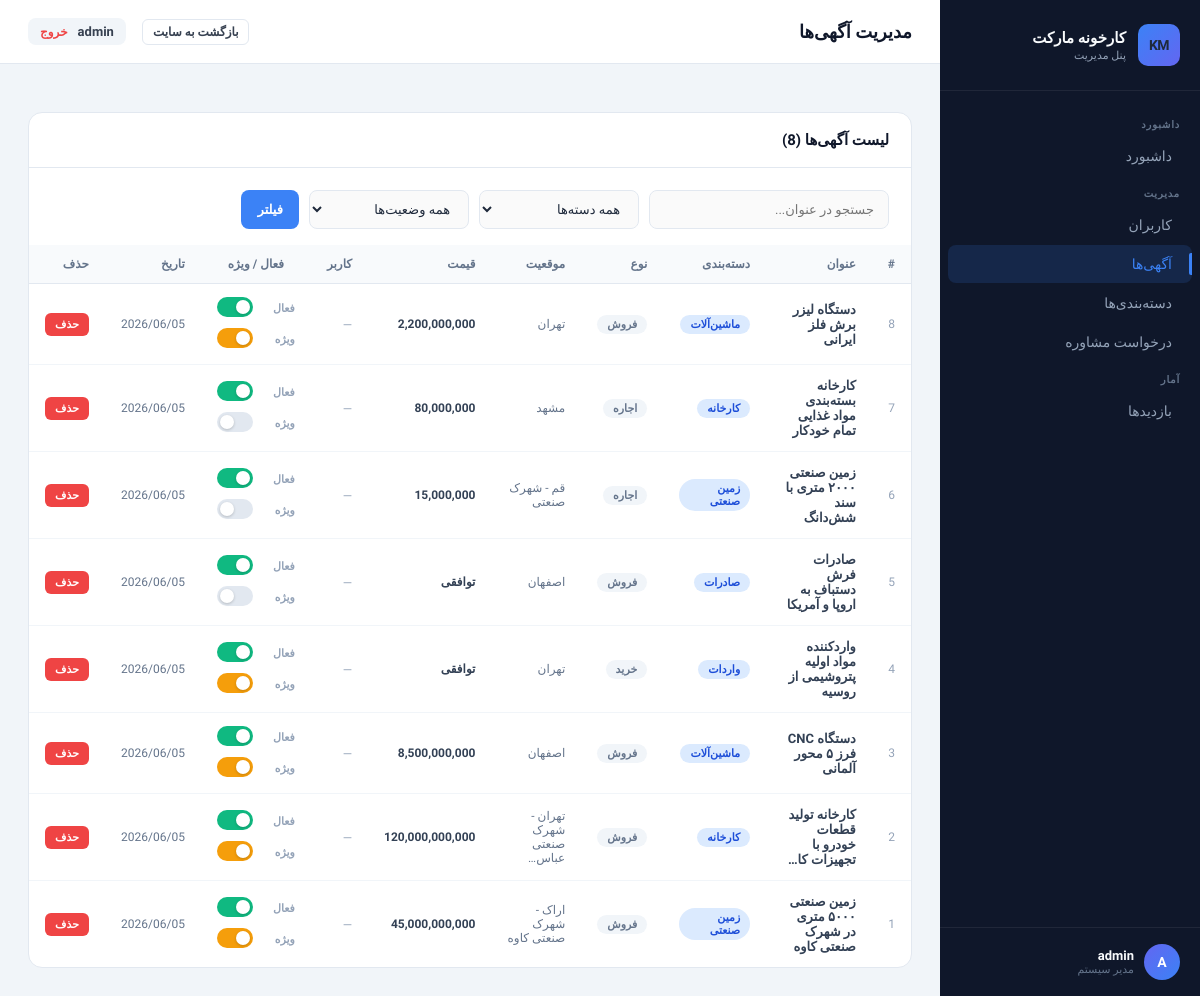
Page /myadmin/listings/ (signed in) on the committed database.
### core/models.py (models this page shows, shortened)
class Listing(models.Model):
    title = models.CharField(max_length=200, verbose_name='عنوان')
    category = models.CharField(max_length=20, choices=CATEGORY_CHOICES, verbose_name='دسته‌بندی')
    status = models.CharField(max_length=10, choices=STATUS_CHOICES, default='sale', verbose_name='نوع آگهی')
    description = models.TextField(verbose_name='توضیحات')
    price = models.BigIntegerField(null=True, blank=True, verbose_name='قیمت (تومان)')
    area = models.FloatField(null=True, blank=True, verbose_name='مساحت (متر مربع)')
    location = models.CharField(max_length=200, verbose_name='موقعیت')
    image = models.ImageField(upload_to='listings/', null=True, blank=True, verbose_name='تصویر')
    contact = models.CharField(max_length=50, verbose_name='تلفن تماس')
    owner = models.ForeignKey(User, on_delete=models.SET_NULL, null=True, blank=True, related_name='listings', verbose_name='کاربر')
    created_at = models.DateTimeField(auto_now_add=True)
    is_featured = models.BooleanField(default=False, verbose_name='ویژه')
    is_active = models.BooleanField(default=True, verbose_name='فعال')
    class Meta:
        verbose_name = 'آگهی'
        verbose_name_plural = 'آگهی‌ها'
        ordering = ['-created_at']
    def formatted_price(self):
        if self.price:
            return f"{self.price:,}"
        return 'توافقی'

### panel/views.py (the view)
# urls.py: path('listings/', views.listings_list, name='panel_listings'),
@staff_member_required(login_url='/auth/login/')
def listings_list(request):
    q = request.GET.get('q', '')
    cat = request.GET.get('cat', '')
    status_filter = request.GET.get('status', '')
    listings = Listing.objects.select_related('owner').order_by('-created_at')
    if q:
        listings = listings.filter(title__icontains=q)
    if cat:
        listings = listings.filter(category=cat)
    if status_filter == 'active':
        listings = listings.filter(is_active=True)
    elif status_filter == 'inactive':
        listings = listings.filter(is_active=False)
    elif status_filter == 'featured':
        listings = listings.filter(is_featured=True)
    categories = CATEGORY_CHOICES
    return render(request, 'panel/listings.html', {
        'listings': listings, 'q': q, 'cat': cat,
        'status_filter': status_filter, 'categories': categories,
    })

### panel/templates/panel/listings.html (shortened to what this page needs)
{% extends 'panel/base.html' %}
{% block page_title %}مدیریت آگهی‌ها{% endblock %}
{% block active_listings %}active{% endblock %}
{% block content %}
<div class="card">
  <div class="card-header">
    <h3>لیست آگهی‌ها ({{ listings|length }})</h3>
  </div>
  <div class="card-body" style="padding-bottom:0;">
    <form method="get">
      <div style="display:flex; flex-wrap:wrap; gap:10px; margin-bottom:16px;">
        <input type="text" name="q" value="{{ q }}" class="form-control" style="max-width:240px;" placeholder="جستجو در عنوان...">
        <select name="cat" class="form-control" style="max-width:160px;">
          <option value="">همه دسته‌ها</option>
        </select>
        <select name="status" class="form-control" style="max-width:160px;">
          <option value="">همه وضعیت‌ها</option>
        </select>
        <button type="submit" class="btn btn-primary">فیلتر</button>
      </div>
    </form>
  </div>
  <div class="table-wrap">
    <table>
      <thead>
        <tr>
          <th>#</th>
          <th>عنوان</th>
          <th>دسته‌بندی</th>
          <th>نوع</th>
          <th>موقعیت</th>
          <th>قیمت</th>
          <th>کاربر</th>
          <th style="text-align:center; min-width:110px;">فعال / ویژه</th>
          <th>تاریخ</th>
          <th>حذف</th>
        </tr>
      </thead>
      <tbody>
        {% for listing in listings %}
        <tr>
          <td style="color:#94A3B8; font-size:12px;">{{ listing.pk }}</td>
          <td style="font-weight:600; max-width:200px;">{{ listing.title|truncatechars:40 }}</td>
          <td><span class="badge badge-blue">{{ listing.get_category_display }}</span></td>
          <td><span class="badge badge-gray">{{ listing.get_status_display }}</span></td>
          <td style="font-size:12px; color:#64748B;">{{ listing.location|truncatechars:25 }}</td>
          <td style="font-size:12px; font-weight:600;">{{ listing.formatted_price }}</td>
          <td>
            {% if listing.owner %}
            <a href="/myadmin/users/{{ listing.owner.pk }}/" style="color:#3B82F6; text-decoration:none; font-size:12px;">{{ listing.owner.username }}</a>
            {% else %}<span style="color:#94A3B8; font-size:12px;">—</span>{% endif %}
          </td>
          <td style="text-align:center;">
            <div class="toggle-wrap">
              <div class="toggle-row">
                <span class="toggle-label">فعال</span>
                <form method="post" action="/myadmin/listings/{{ listing.pk }}/action/" style="display:inline;">
                  <label class="toggle" title="{% if listing.is_active %}غیرفعال کردن{% else %}فعال کردن{% endif %}">
                    <span class="toggle-slider"></span>
                  </label>
                </form>
              </div>
              <div class="toggle-row">
                <span class="toggle-label">ویژه</span>
                <form method="post" action="/myadmin/listings/{{ listing.pk }}/action/" style="display:inline;">
                  <label class="toggle" title="{% if listing.is_featured %}حذف ویژه{% else %}ویژه کردن{% endif %}">
                    <span class="toggle-slider is-featured-slider"></span>
                  </label>
                </form>
              </div>
            </div>
          </td>
          <td style="font-size:12px; color:#64748B;">{{ listing.created_at|date:"Y/m/d" }}</td>
          <td>
            <form method="post" action="/myadmin/listings/{{ listing.pk }}/action/" onsubmit="return confirm('حذف شود؟')">
              <button type="submit" class="btn btn-sm btn-danger" style="padding:5px 10px; font-size:11px;">حذف</button>
            </form>
          </td>
        </tr>
        {% empty %}
        <tr><td colspan="10" style="text-align:center; color:#94A3B8; padding:30px;">آگهی‌ای یافت نشد</td></tr>
        {% endfor %}
      </tbody>
    </table>
  </div>
</div>
{% endblock %}

### panel/templates/panel/base.html (shortened to what this page needs)
<!DOCTYPE html>
<html lang="fa" dir="rtl">
<head>
</head>
<body>
  <div class="sidebar" id="sidebar">
    <div class="sidebar-brand">
      <div class="brand-icon" style="font-size:14px;font-weight:800;letter-spacing:-0.5px;">KM</div>
      <div class="brand-text">
        <h2>کارخونه مارکت</h2>
        <p>پنل مدیریت</p>
      </div>
    </div>
    <nav class="sidebar-nav">
      <div class="nav-section-title">داشبورد</div>
      <a href="/myadmin/" class="nav-item {% block active_dashboard %}{% endblock %}">داشبورد</a>
      <div class="nav-section-title">مدیریت</div>
      <a href="/myadmin/users/" class="nav-item {% block active_users %}{% endblock %}">کاربران</a>
      <a href="/myadmin/listings/" class="nav-item {% block active_listings %}{% endblock %}">آگهی‌ها</a>
      <a href="/myadmin/categories/" class="nav-item {% block active_categories %}{% endblock %}">دسته‌بندی‌ها</a>
      <a href="/myadmin/consultations/" class="nav-item {% block active_consultations %}{% endblock %}">درخواست مشاوره</a>
      <div class="nav-section-title">آمار</div>
      <a href="/myadmin/visits/" class="nav-item {% block active_visits %}{% endblock %}">بازدیدها</a>
    </nav>
    <div class="sidebar-footer">
      <div class="admin-info">
        <div class="admin-avatar">{{ request.user.username|first|upper }}</div>
        <div>
          <div class="admin-name">{{ request.user.get_full_name|default:request.user.username }}</div>
          <div class="admin-role">مدیر سیستم</div>
        </div>
      </div>
    </div>
  </div>
  <div class="main-content">
    <div class="topbar">
      <div style="display:flex; align-items:center; gap:14px;">
        <div class="topbar-title">
          <h1>{% block page_title %}داشبورد{% endblock %}</h1>
        </div>
      </div>
      <div class="topbar-actions">
        <a href="/" class="btn btn-outline btn-sm">بازگشت به سایت</a>
        <div class="topbar-user">
          <span>{{ request.user.username }}</span>
          <a href="/auth/logout/" style="color:var(--danger); font-size:12px; font-weight:600; text-decoration:none;">خروج</a>
        </div>
      </div>
    </div>
    <div class="page-body">
      {% block content %}{% endblock %}
    </div>
  </div>
</body>
</html>

### panel/templates/panel/listings.html (style rules this page uses)
.toggle-wrap { display:flex; flex-direction:column; gap:8px; }
.toggle-row { display:flex; align-items:center; justify-content:space-between; gap:10px; font-size:12px; color:#64748B; }
.toggle-label { font-size:11px; font-weight:600; color:#94A3B8; white-space:nowrap; }
.toggle { position:relative; display:inline-block; width:36px; height:20px; flex-shrink:0; }
.toggle-slider { position:absolute; cursor:pointer; top:0; left:0; right:0; bottom:0; background:#E2E8F0; border-radius:20px; transition:0.2s; }
.toggle-slider:before { position:absolute; content:""; height:14px; width:14px; left:3px; bottom:3px; background:white; border-radius:50%; transition:0.2s; box-shadow:0 1px 3px rgba(0,0,0,0.2); }
.toggle input:checked + .toggle-slider { background:#10B981; }
.toggle input:checked + .toggle-slider.is-featured-slider { background:#F59E0B; }
.toggle input:checked + .toggle-slider:before { transform:translateX(16px); }

### rows in the picture
Listing: pk "8", title "دستگاه لیزر برش فلز ایرانی", category "ماشین‌آلات", status "فروش", location "تهران", formatted_price "2,200,000,000", created_at "2026/06/05"
Listing: pk "7", title "کارخانه بسته‌بندی مواد غذایی تمام خودکار", category "کارخانه", status "اجاره", location "مشهد", formatted_price "80,000,000", created_at "2026/06/05"
Listing: pk "6", title "زمین صنعتی ۲۰۰۰ متری با سند شش‌دانگ", category "زمین صنعتی", status "اجاره", location "قم - شهرک صنعتی", formatted_price "15,000,000", created_at "2026/06/05"
Listing: pk "5", title "صادرات فرش دستباف به اروپا و آمریکا", category "صادرات", status "فروش", location "اصفهان", formatted_price "توافقی", created_at "2026/06/05"
Listing: pk "4", title "واردکننده مواد اولیه پتروشیمی از روسیه", category "واردات", status "خرید", location "تهران", formatted_price "توافقی", created_at "2026/06/05"
Listing: pk "3", title "دستگاه CNC فرز ۵ محور آلمانی", category "ماشین‌آلات", status "فروش", location "اصفهان", formatted_price "8,500,000,000", created_at "2026/06/05"
Listing: pk "2", title "کارخانه تولید قطعات خودرو با تجهیزات کا…", category "کارخانه", status "فروش", location "تهران - شهرک صنعتی عباس‌…", formatted_price "120,000,000,000", created_at "2026/06/05"
Listing: pk "1", title "زمین صنعتی ۵۰۰۰ متری در شهرک صنعتی کاوه", category "زمین صنعتی", status "فروش", location "اراک - شهرک صنعتی کاوه", formatted_price "45,000,000,000", created_at "2026/06/05"

### other values in the picture
{{ request.user.username|first|upper }} "A"
{{ request.user.get_full_name|default:request.user.username }} "admin"
{{ request.user.username }} "admin"
{{ listings|length }} "8"
